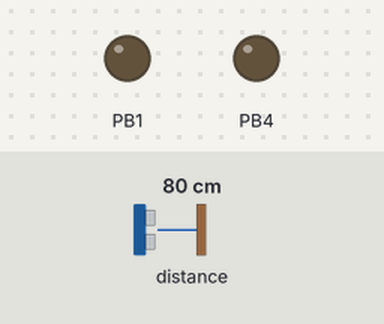
Bench run of a sketch on a simulated ATtiny85, built with avr-gcc and run on an emulated ATtiny85. Parts: output pins drawn as LEDs (lit = HIGH). The inputs (shaded band) are chosen by the test bench; at power-on: distance to the obstacle 80 cm.

Above: at 1.2 s.
1.3 s: distance to the obstacle set to 4 cm
2.8 s: distance to the obstacle set to 2 cm
At 3.6 s:
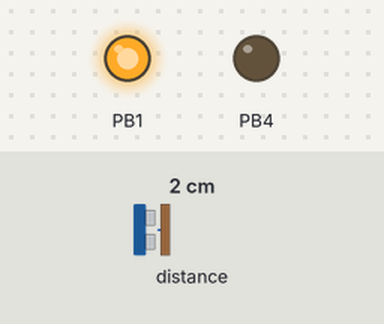
4.4 s: distance to the obstacle set to 9 cm
At 5.7 s:
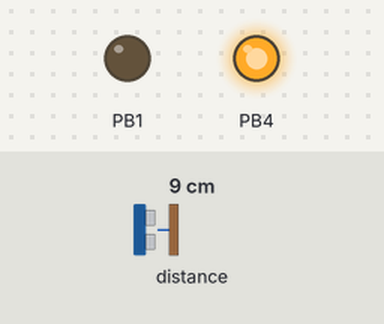
Timing chart, 0 to 7.6 s (numbered marks = the images above; inputs shaded):
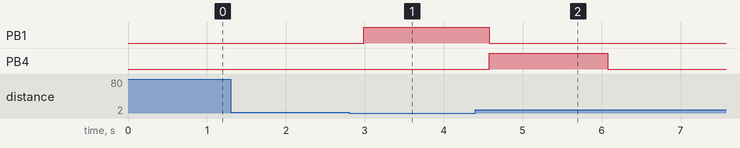

The sketch:

DigiSpark_Water_Bottle_Pump.ino
```cpp
/*
 * @Description: Arduino code for Digispark module
 * @IDE: Arduino 1.8.9
 * @Board: Digispark (Default 16.5mhz)
 * @author: youtube.com/TheHLab
 * @Date: Jan 18, 2020
 * @Demo: https://youtu.be/UpWhX4H-uF0
 */

#include <VL53L0X.h>
#include "Wire.h"

#define NOISE 5
#define STOP_TIME 1500
#define RANGE_ON 30

VL53L0X sensor;
uint16_t distance = 0;
int count_on = 0;
int count_off = 0;
bool pumping = false;
bool just_pumping = false;

void setup()
{
  Wire.begin();

  sensor.setTimeout(500);
  if (!sensor.init())
  {
   while (1) {}
  }
  sensor.startContinuous();

  pinMode(1, OUTPUT);
  pinMode(4, OUTPUT);
}

void loop()
{
  distance = sensor.readRangeContinuousMillimeters();
  if( distance > 0 ){
    if( distance < RANGE_ON ){
      count_on++;
    } else {
      count_off++;
    }
    if( count_on > NOISE || count_off > NOISE ){
      // trigger...
      pumping = false;
      if( count_on > NOISE ) pumping = true;
      count_on = 0;
      count_off = 0;
    }
  }
  if( pumping ){
    digitalWrite(1, HIGH); // LED indicator & pumping motor
    just_pumping = true;
  } else if( just_pumping ) {
    just_pumping = false;
    digitalWrite(1, LOW);
    // open solenoid
    digitalWrite(4, HIGH);
    delay(STOP_TIME); //
    digitalWrite(4, LOW);
  }
}
```

Measured:
- the behaviour switches between 3 and 2 cm on distance to the obstacle (found by bisection; images 0 and 1)
- after the input at 1.3 s, every drawn part: stays the same
- after the input at 2.8 s, PB1: LOW → HIGH after 0.18 s
- after the input at 4.4 s, PB1: HIGH → LOW after 0.18 s; PB4: LOW → HIGH after 0.18 s, → LOW 1.5 s later
